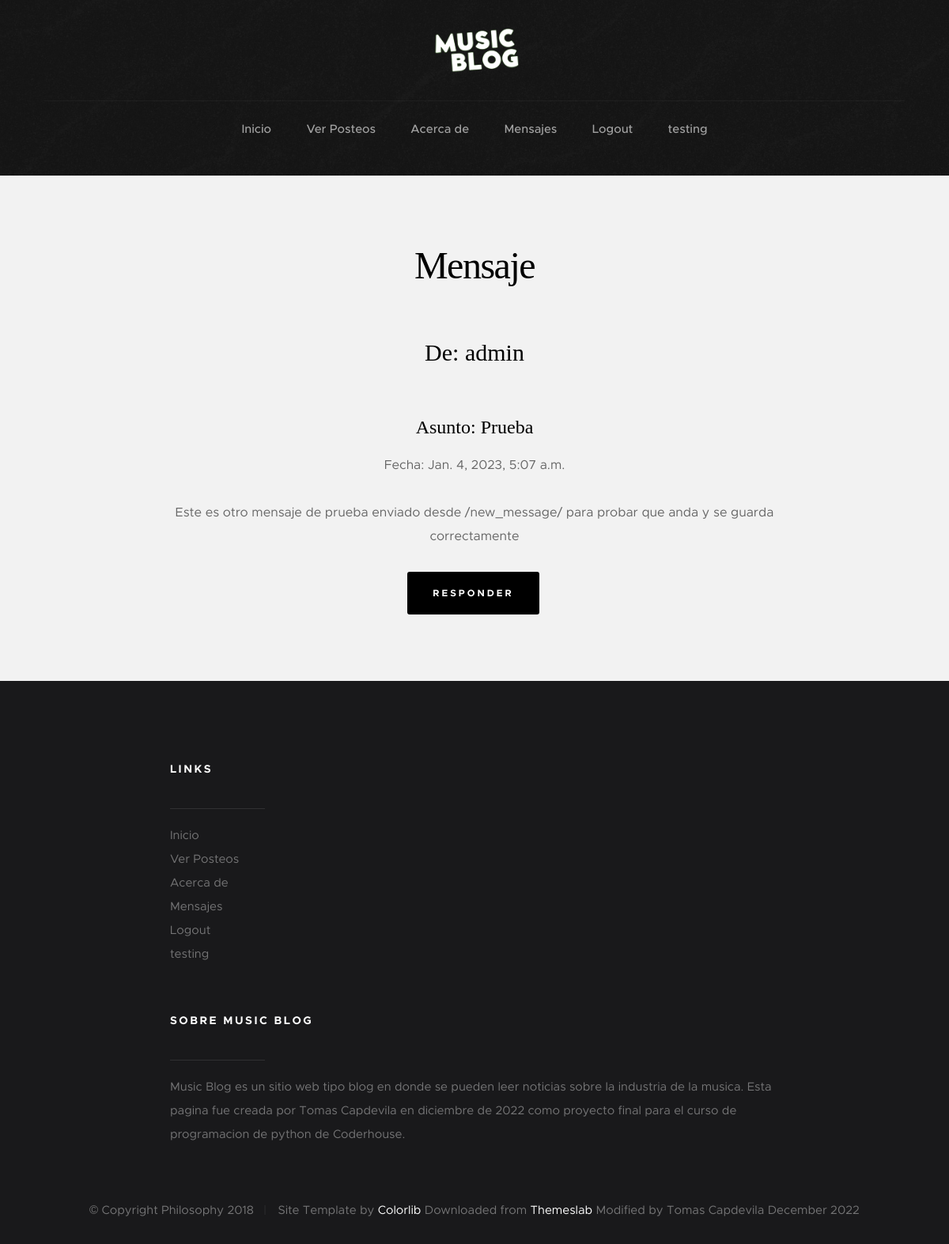
The page /messages/chat/4 (signed in) on the database its author committed.
### Messages/models.py (models this page shows, shortened)
class Message(models.Model):
    sender = models.CharField(max_length=200)
    receiver = models.CharField(max_length=200)
    subject = models.CharField(max_length=200, null=True)
    content = models.CharField(max_length=10000, blank=True, null=True)
    date = models.DateTimeField(auto_now_add=True)
    seen = models.BooleanField(null = True)

### Messages/views.py (the view)
# urls.py: path('chat/<id>', chat, name='chat'),
@login_required
def chat(request, id):
    message = Message.objects.get(id=id)
    message.seen = True
    message.save()
    return render(request, 'messages/chat.html', {'message': message})

### templates/messages/chat.html (shortened to what this page needs)
{% extends 'padre.html' %}
{% load static %}
    {% block padre %}
    <section class="s-content s-content--narrow">
        <div class="row">
            <div class="s-content__header col-full">
                <h1 class="s-content__header-title">
                    Mensaje
                </h1>
                <h2>
                    De: {{ message.sender }}
                </h2>
                <h3>
                    Asunto: {{ message.subject }}
                </h3>
                <p>
                    Fecha: {{ message.date }}
                </p>
                <p>
                    {{ message.content}}
                </p>
            </div>
            <div class="s-content__header col-full">
                <a class="btn btn--primary --medium" href="/messages/respond/{{message.sender}}">Responder</a>
            </div>
        </div>
    </section>
{% endblock %}

### templates/padre.html (shortened to what this page needs)
{% load static %}
<!DOCTYPE html>
<html class="no-js" lang="en">
<head>
    <link rel="stylesheet" href='{% static "css/base.css" %}'>
    <link rel="stylesheet" href='{% static "css/vendor.css" %}'>
    <link rel="stylesheet" href='{% static "css/main.css" %}'>
</head>
<body id="top">
    <section class="s-pageheader s-pageheader--home">
        <header class="header">
            <div class="header__content row">
                <div>
                    <a class="logo" href="{% url 'home' %}">
                        <img src="{% static 'images/logo_2.png' %}" width="400" alt="Homepage">
                    </a>
                </div>
                <nav class="header__nav-wrap">
                    <ul class="header__nav">
                        <li class=><a href="{% url 'home' %}" title="">Inicio</a></li>
                        <li class=><a href="{% url 'view_posts' %}" title="">Ver Posteos</a></li>
                        <li class=><a href="{% url 'about' %}" title="">Acerca de</a></li>
                        {% if user.is_authenticated %}
                            <li class=><a href="{% url 'all_messages' %}"title="">Mensajes</a></li>
                            <li><a href="{% url 'logout' %}" title="">Logout</a></li>
                            <li><a href="{% url 'profile' %}" title="">{{ user.get_username }}</a></li>
                        {% else %}
                            <li><a href="{% url 'login' %}" title="">Login</a></li>
                            <li><a href="{% url 'register' %}" title="">Register</a></li>
                        {% endif %}
                    </ul>
                </nav>
            </div>
        </header>
    </section>
    {% block padre %}
    {% endblock %}
    <footer class="s-footer">
        <div class="s-footer__main">
            <div class="row">
                <div class="col-two md-four mob-full s-footer__sitelinks">
                    <h4>Links</h4>
                    <ul class="s-footer__linklist">
                        <li class=><a href="{% url 'home' %}" title="">Inicio</a></li>
                        <li class=><a href="{% url 'view_posts' %}" title="">Ver Posteos</a></li>
                        <li class=><a href="{% url 'about' %}" title="">Acerca de</a></li>
                        {% if user.is_authenticated %}
                            <li class=><a href="{% url 'all_messages' %}"title="">Mensajes</a></li>
                            <li><a href="{% url 'logout' %}" title="">Logout</a></li>
                            <li><a href="{% url 'profile' %}" title="">{{ user.get_username }}</a></li>
                        {% else %}
                            <li><a href="{% url 'login' %}" title="">Login</a></li>
                            <li><a href="{% url 'register' %}" title="">Register</a></li>
                        {% endif %}
                    </ul>
                </div>
                <div class="col-five md-full end s-footer__subscribe">
                    <h4>Sobre Music Blog</h4>
                    <p>Music Blog es un sitio web tipo blog en donde se pueden leer noticias sobre la industria de la musica. Esta pagina fue creada por Tomas Capdevila en diciembre de 2022 como proyecto final para el curso de programacion de python de Coderhouse.</p>
                </div>
            </div>
        </div>
        <div class="s-footer__bottom">
            <div class="row">
                <div class="col-full">
                    <div class="s-footer__copyright">
                        <span>© Copyright Philosophy 2018</span>
                        <span>Site Template by <a href="https://colorlib.com/">Colorlib</a> Downloaded from <a href="https://themeslab.org/" target="_blank">Themeslab</a> Modified by Tomas Capdevila December 2022</span>
                    </div>
                </div>
            </div>
        </div>
    </footer>
</body>
</html>

### static/css/base.css (style rules this page uses)
html { font-family: sans-serif; line-height: 1.15; -ms-text-size-adjust: 100%; -webkit-text-size-adjust: 100%; }
body { margin: 0; }
article, aside, footer, header, nav, section { display: block; }
h1 { font-size: 2em; margin: 0.67em 0; }
a { background-color: transparent; -webkit-text-decoration-skip: objects; }
img { border-style: none; }
html { font-size: 62.5%; box-sizing: border-box; }
*, *::before, *::after { box-sizing: inherit; }
body { font-weight: normal; line-height: 1; word-wrap: break-word; text-rendering: optimizeLegibility; -webkit-overflow-scrolling: touch; -webkit-text-size-adjust: none; }
body, input, button { -moz-osx-font-smoothing: grayscale; -webkit-font-smoothing: antialiased; }
img, video { max-width: 100%; height: auto; }
div, dl, dt, dd, ul, ol, li, h1, h2, h3, h4, h5, h6, pre, form, p, blockquote, th, td { margin: 0; padding: 0; }
h1, h2, h3, h4, h5, h6 { -webkit-font-smoothing: auto; -webkit-font-smoothing: antialiased; -webkit-font-variant-ligatures: common-ligatures; -moz-font-variant-ligatures: common-ligatures; font-variant-ligatures: common-ligatures; text-rendering: optimizeLegibility; }
ol, ul { list-style: none; }
li { display: block; }
a { text-decoration: none; line-height: inherit; }
a img { border: none; }
.row { width: 94%; max-width: 1200px; margin: 0 auto; }
.row:after { content: ""; display: table; clear: both; }
[class*="col-"] { float: left; padding: 0 20px; }
[class*="col-"] + [class*="col-"].end { float: right; }
.col-two, .col-1-6 { width: 16.66667%; }
.col-five { width: 41.66667%; }
.col-twelve, .col-full { width: 100%; }
@media only screen and (max-width: 1200px) { [class*="col-"] { padding: 0 15px; } }
@media only screen and (max-width: 1200px) { .md-four, .md-1-3 { width: 33.33333%; } }
@media only screen and (max-width: 1200px) { .md-twelve, .md-full { width: 100%; } }

### rows shown on the page
Message: sender "admin", subject "Prueba", date "Jan. 4, 2023, 5:07 a.m.", content "Este es otro mensaje de prueba enviado desde /new_message/ para probar que anda y se guarda correctamente"

### other values the page prints
{{ user.get_username }} "testing"
